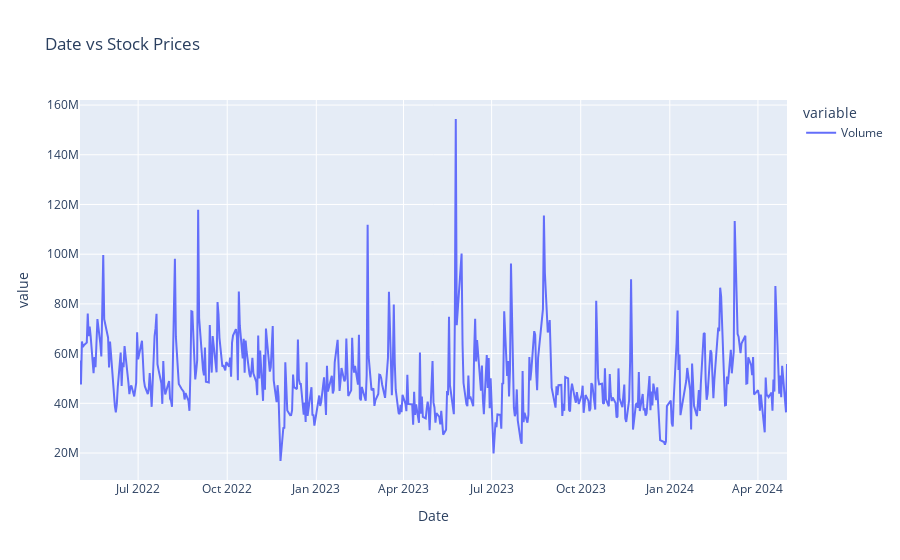

The cell this chart's notebook holds for it:
### Markdown cell above
Judging from the chart, there was a spike in November 2021 that lines up with the rise of AI and ChatGPT. With GPUs being a major asset to running and processing AI. January 2022 to September 2022 was Nvidia's 52 week low after the US imposed restrictions on the export of AI chips to China and Russia. The 239% rise in 2023 could be due to the fervor over generative AI reaching a peak height. Nvidia skyrocketed again in 2024 over further AI demand. There are high chances that Nvidia may reach the $1000 stock price soon if it continues to rise. But has stayed stagnant below $900.

### Code cell
fig = px.line(df_nvidia, y=['Volume'], title = 'Date vs Stock Prices')
fig.show()

### Figure 1 — Plotly figure (JSON) as saved in the notebook; plotly's stock layout.template omitted (floating-point values rounded to 4 significant figures; data arrays with more than 128 entries replaced by an {"elided": "..."} marker saying what was removed)
{"data": [{"hovertemplate": "variable=Volume<br>Date=%{x}<br>value=%{y}<extra></extra>", "legendgroup": "Volume", "line": {"color": "#636efa", "dash": "solid"}, "marker": {"symbol": "circle"}, "mode": "lines", "name": "Volume", "orientation": "v", "showlegend": true, "type": "scatter", "x": {"elided": "503 str values"}, "xaxis": "x", "y": {"elided": "503 int values"}, "yaxis": "y"}], "layout": {"legend": {"title": {"text": "variable"}, "tracegroupgap": 0}, "title": {"text": "Date vs Stock Prices"}, "xaxis": {"anchor": "y", "domain": [0, 1], "title": {"text": "Date"}}, "yaxis": {"anchor": "x", "domain": [0, 1], "title": {"text": "value"}}}}
